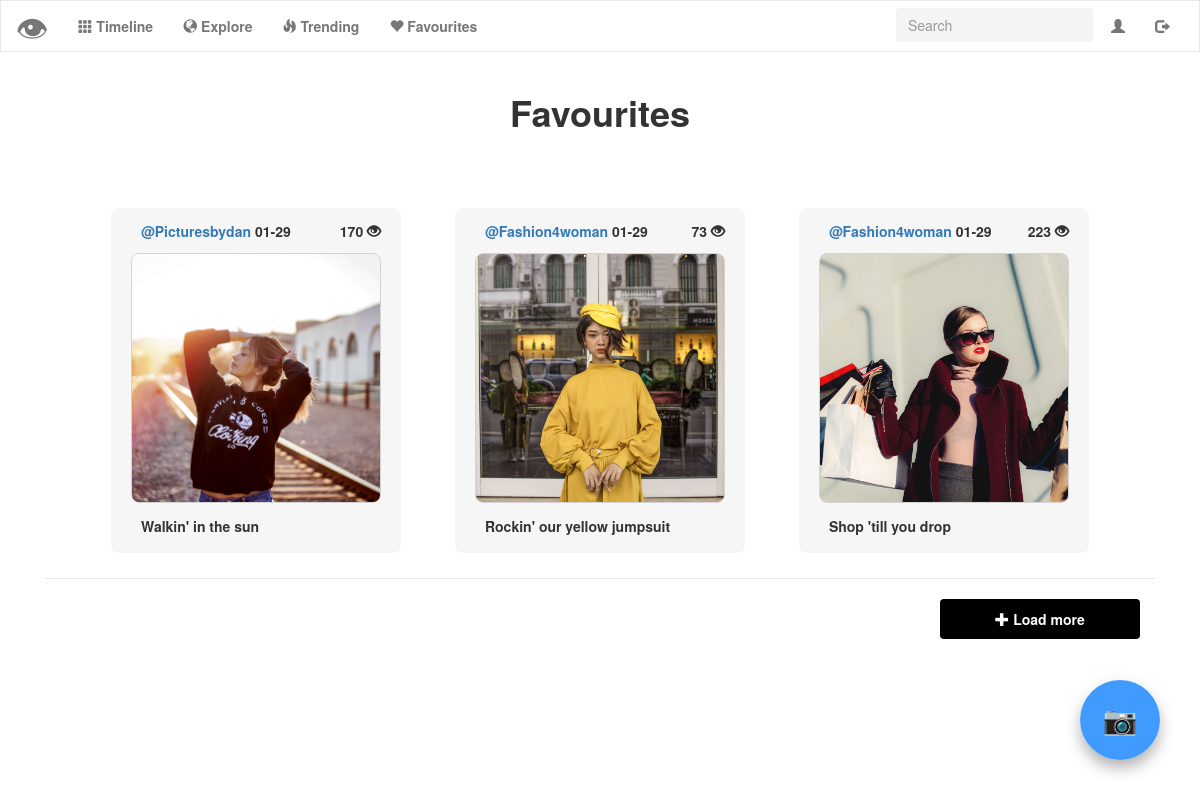
Screenshot of /favourites (signed in) with the database file from the repository.
### tables this page shows
CREATE TABLE 'uploads' ('id' integer PRIMARY KEY AUTOINCREMENT NOT NULL, 'user_id' integer NOT NULL, 'upload' text NOT NULL, 'description' text NOT NULL, 'timestamp' double precision NOT NULL DEFAULT CURRENT_TIMESTAMP, 'username'  text NOT NULL  , 'score' INTEGER NOT NULL DEFAULT 0);

### application.py (the view)
@app.route("/favourites")
@login_required
def favourites():
    favourites = []
    post_id = get_favourites(session["user_id"])
    show = True
    if len(post_id) == 0:
        flash("You have no favourite posts!")
        return render_template("favourites.html")
    for p in post_id:
        favourites.append(get_info(p["photo_id"]))
    favourites.reverse()
    if len(favourites) <= counter_favourites:
        show = False
    favourites = favourites[:counter_favourites]
    return render_template("favourites.html", favourites=favourites, user_id=session["user_id"], show=show)

### helpers.py (called while the page is built)
def login_required(f):
    @wraps(f)
    def decorated_function(*args, **kwargs):
        if session.get("user_id") is None:
            return redirect("/login")
        return f(*args, **kwargs)
    return decorated_function

def change_timestamp(post_list):
    for post in post_list:
        date = post["timestamp"]
        date = date[5:11]
        post["timestamp"] = date
    return post_list

def get_favourites(user_id):
    photo_id = db.execute("SELECT photo_id FROM favourites WHERE user_id = :user_id", user_id=user_id)
    return photo_id

def get_info(post_id):
    post_info = db.execute("SELECT * FROM uploads WHERE id=:post_id",
                           post_id=post_id)
    post_info = change_timestamp(post_info)[0]
    return post_info

### templates/favourites.html (shortened to what this page needs)
{% extends "layout.html" %}
{% block main %}
<div class="container-title" id="timeline-title">
	<h1>
		<b>Favourites</b>
	</h1>
</div>
<div class="col-lg-12 col-md-12 col-sm-12 col-xs-12">
   {% for post in favourites %}
	<button name="modal" class="photo_modal trending_modal modal-label" id="account-photo-modal" data-toggle="modal" data-target="#photomodal{{ post.id }}">
		<label for="modal">
			<div class="account-photo-description">
				<a href="{{ url_for('profile', username= post.username) }}">
				<label id="username">{{ post.username }} </label>
				</a>
				<label id="timestamp">{{ post.timestamp }} </label>
				<label id="score-profile">{{ post.score }}
					<span class="glyphicon glyphicon-eye-open"></span>
				</label>
			</div>
			<img src="/upload/{{ post.upload }}" class="img-responsive trending-image">
			<div class="account-photo-bottom-description">
				<label id="discription">{{ post.description }} </label>
			</div>
		</label>
	</button>
	{% endfor %}
    {% if show is sameas true %}
    <div class="modal-footer">
    	<button id="load_more" onclick="load_more('favourites')" class="btn btn-dark">
    		<span class="glyphicon glyphicon-plus"></span>
    		<b> Load more</b>
    	</button>
    </div>
    {% endif %}
</div>
{% endblock %}

### static/styles.css (style rules this page uses)
html,body { overflow-x: hidden; width: 100%; }
main img { max-width: 100%; }
.btn { width:200px !important; background-color:black; color:white; height:40px; margin-top: 5px; }
.img-responsive { border: 0.5px solid lightgray; object-fit: cover; width:250px !important; height:250px !important; border-radius: 8px; }
.photo_modal { background-color: white; border: 0px; }
.modal-label { transition: all 0.3s ease 0s; cursor: pointer; outline: none; }
@media only screen and (min-width: 800px) { .trending-image { width: 200px; height: 200px; } }
#timeline-title { margin-bottom: 50px !important; }
#score-profile { padding-right: 0px !important; float:right; }
#account-photo-modal { background-color: rgba(246,246,246,1); padding: 20px; border-radius: 8px; margin-bottom: 25px; }
.account-photo-description { text-align: left; margin-left: 10px; position: relative; top: 30%; transform: translateY(-30%); -webkit-transform: translateY(-30%); }
.account-photo-bottom-description { text-align: left; margin-left: 10px; position: relative; top: 50%; transform: translateY(50%); -webkit-transform: translateY(50%); }
.trending_modal { margin: 25px; }

### rows the page displays
uploads: username "@Picturesbydan", timestamp "01-29", score "170", upload (picture), description "Walkin' in the sun"
uploads: username "@Fashion4woman", timestamp "01-29", score "73", upload (picture), description "Rockin' our yellow jumpsuit"
uploads: username "@Fashion4woman", timestamp "01-29", score "223", upload (picture), description "Shop 'till you drop"
